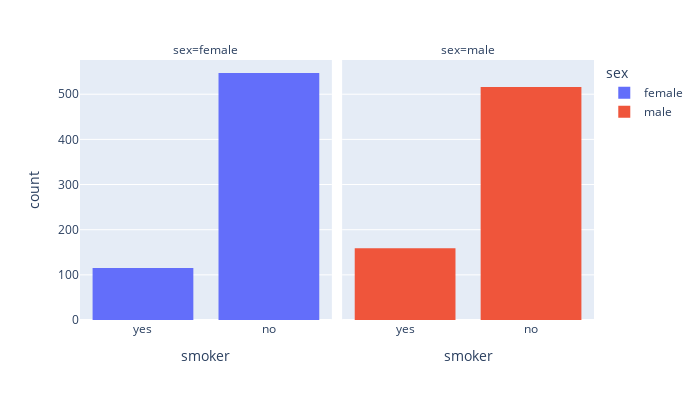

The code cell stored with this chart in its notebook:
### Code cell
px.histogram(df, x='smoker', width=700, height=400, facet_col='sex', color='sex')

### Figure 1 — Plotly figure (JSON) as saved in the notebook; plotly's stock layout.template omitted (floating-point values rounded to 4 significant figures; data arrays with more than 128 entries replaced by an {"elided": "..."} marker saying what was removed)
{"data": [{"alignmentgroup": "True", "bingroup": "x", "hovertemplate": "sex=female<br>smoker=%{x}<br>count=%{y}<extra></extra>", "legendgroup": "female", "marker": {"color": "#636efa", "pattern": {"shape": ""}}, "name": "female", "offsetgroup": "female", "orientation": "v", "showlegend": true, "type": "histogram", "x": {"elided": "662 str values"}, "xaxis": "x", "yaxis": "y"}, {"alignmentgroup": "True", "bingroup": "x", "hovertemplate": "sex=male<br>smoker=%{x}<br>count=%{y}<extra></extra>", "legendgroup": "male", "marker": {"color": "#EF553B", "pattern": {"shape": ""}}, "name": "male", "offsetgroup": "male", "orientation": "v", "showlegend": true, "type": "histogram", "x": {"elided": "675 str values"}, "xaxis": "x2", "yaxis": "y2"}], "layout": {"annotations": [{"font": {}, "showarrow": false, "text": "sex=female", "x": 0.245, "xanchor": "center", "xref": "paper", "y": 1, "yanchor": "bottom", "yref": "paper"}, {"font": {}, "showarrow": false, "text": "sex=male", "x": 0.755, "xanchor": "center", "xref": "paper", "y": 1, "yanchor": "bottom", "yref": "paper"}], "barmode": "relative", "height": 400, "legend": {"title": {"text": "sex"}, "tracegroupgap": 0}, "margin": {"t": 60}, "width": 700, "xaxis": {"anchor": "y", "domain": [0, 0.49], "title": {"text": "smoker"}}, "xaxis2": {"anchor": "y2", "domain": [0.51, 1], "matches": "x", "title": {"text": "smoker"}}, "yaxis": {"anchor": "x", "domain": [0, 1], "title": {"text": "count"}}, "yaxis2": {"anchor": "x2", "domain": [0, 1], "matches": "y", "showticklabels": false}}}
